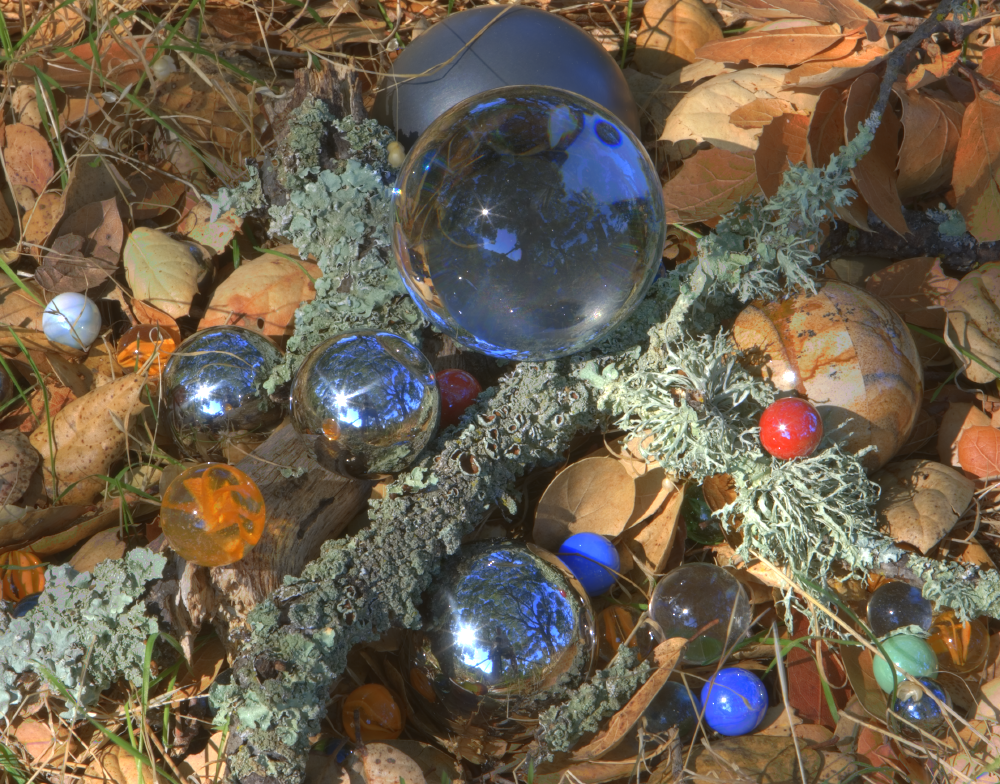
#> input picture hdr-bilder/Balls/Balls_00064.png, 1000 x 784 px
$ python Inpainting.py   (older library calls are emulated)
#> lines starting #> are read from the running program, lines starting #| are printed output that depends on the picture
### src/Poisson.py
import numpy as np
import imageio
import matplotlib.pyplot as plt

iter = 50

def poisson(u_0, n, h=None, lam=None, rand='dericle', mask=None, mode=None, laplace=None, k=1):
    """
    Poisson equation solver implmentation using explicit method
    :param u_0: Initil condition value (initial image)
    :param n: number of iterations
    :param h: optionally specified parameter for controlling the poisson solving result (data attachment)
    :param lam: Optional parameter used with blurring to specify maximal blur
    :param rand: Specifies which rand condition type to use, supported are Derichlet and Neumann. (Derichelt is default)
    :param mask: Optionally specified parameter which allows to mask part of a image so that poisson solving wont affect masked part
    :param mode: (Optional) Specifies mode in which poisson equation is used (only supported mode is "kf" - contrast enhancing)
    :param laplace: Optional parameter to specify laplace of the image
    :param k: Optional, contrast enhancing value used with "kf" mode
    :return:
    """
    d_x = 1
    d_t = 0.25
    alpha = d_t / (d_x ** 2)

    u = np.zeros((u_0.shape[0], u_0.shape[1], n+1))

    u[:, :, 0] = u_0

    if h is None:
        h = np.zeros((u_0.shape[0], u_0.shape[1]))

    if mode == 'kf' and laplace is not None:
        h = k * laplace

    for i in range(n):

        if lam is not None:
            h = lam * (u[:, :, i] - u[:, :, 0])

        u[1:-1, 1:-1, i + 1] = u[1:-1, 1:-1, i] + alpha * (u[:-2, 1:-1, i] + u[2:, 1:-1, i] + u[1:-1, :-2, i] + u[1:-1, 2:, i] - (4 * u[1:-1, 1:-1, i])) - d_t * h[1:-1, 1:-1]
        if rand == 'dericle':
            u[:, 0, i + 1] = u[:, 0, i]
            u[:, -1, i + 1] = u[:, -1, i]
            u[0, :, i + 1] = u[0, :, i]
            u[-1, :, i + 1] = u[-1, :, i]
        elif rand == 'neuman':
            u[0, 0, i+1] = u[0, 0, i] + alpha * ((2 * u[0, 1, i]) +  (2 * u[1, 0, i]) - (4 * u[0, 0, i])) - d_t * h[0, 0]
            u[-1, 0, i + 1] = u[-1, 0, i] + alpha * ((2 * u[-2, 0, i]) + (2 * u[-1, 1, i]) - (4 * u[-1, 0, i])) - d_t * h[-1, 0]
            u[0, -1, i + 1] = u[0, -1, i] + alpha * ((2 * u[0, -2, i]) + (2 * u[1, -1, i]) - (4 * u[0, -1, i])) - d_t * h[0, -1]
            u[-1, -1, i + 1] = u[-1, -1, i] + alpha * ((2 * u[0, -2, i]) + (2 * u[-2, -1, i]) - (4 * u[-1, -1, i])) - d_t * h[-1, -1]
            u[1:-1, 0, i + 1] = u[1:-1, 0, i] + alpha * ((2 * u[1:-1, 1, i]) + u[:-2, 0, i] + u[2:, 0, i] - (4 * u[1:-1, 0, i])) - d_t * h[1:-1, 0]
            u[1:-1, -1, i + 1] = u[1:-1, -1, i] + alpha * ((2 * u[1:-1, -2, i]) + u[:-2, -1, i] + u[2:, -1, i] - (4 * u[1:-1, -1, i])) - d_t * h[1:-1, -1]
            u[0, 1:-1, i + 1] = u[0, 1:-1, i] + alpha * ((2 * u[1, 1:-1, i]) + u[0, :-2, i] + u[0, 2:, i] - (4 * u[0, 1:-1, i])) - d_t * h[0, 1:-1]
            u[-1, 1:-1, i + 1] = u[-1, 1:-1, i] + alpha * ((2 * u[-2, 1:-1, i]) + u[-1, :-2, i] + u[-1, 2:, i] - (4 * u[-1, 1:-1, i])) - d_t * h[-1, 1:-1]
        u[:, :, i+1] = np.clip(u[:, :, i+1], 0, 1)
        print(i)
        if mask is not None:
            f_u = u[:, :, i+1]
            f_u[np.invert(mask[:, :])] = u_0[np.invert(mask[:, :])]
            u[:, :, i+1] = f_u


    return u


# [9 lines that do not run on import are left out]

### src/Inpainting.py
import numpy as np
import imageio
import Poisson as poi
import matplotlib.pyplot as plt
from scipy import ndimage


def get_rand_mask(mask):
    rand_mask = np.zeros((mask.shape[0], mask.shape[1]), dtype=bool)
    for y in range(mask.shape[0]):
        for x in range(mask.shape[1]):
            false_n = False
            true_n = False
            if mask[y, x]:
                if mask[y, x - 1] or mask[y, x + 1] or mask[y - 1, x] or mask[y + 1, x]:
                    true_n = True
                if mask[y, x - 1] == False or mask[y, x + 1] == False or mask[y - 1, x] == False or mask[
                    y + 1, x] == False:
                    false_n = True
                if true_n and false_n:
                    rand_mask[y, x] = True

    return rand_mask


iter = 50

img = imageio.imread('../hdr-bilder/Balls/Balls_00064.png')
#> img is the input picture: shape (784, 1000, 3); mean R, G, B 109.5, 96.4, 78.1
img = np.sum(img.astype(float), 2) / (3 * 255)
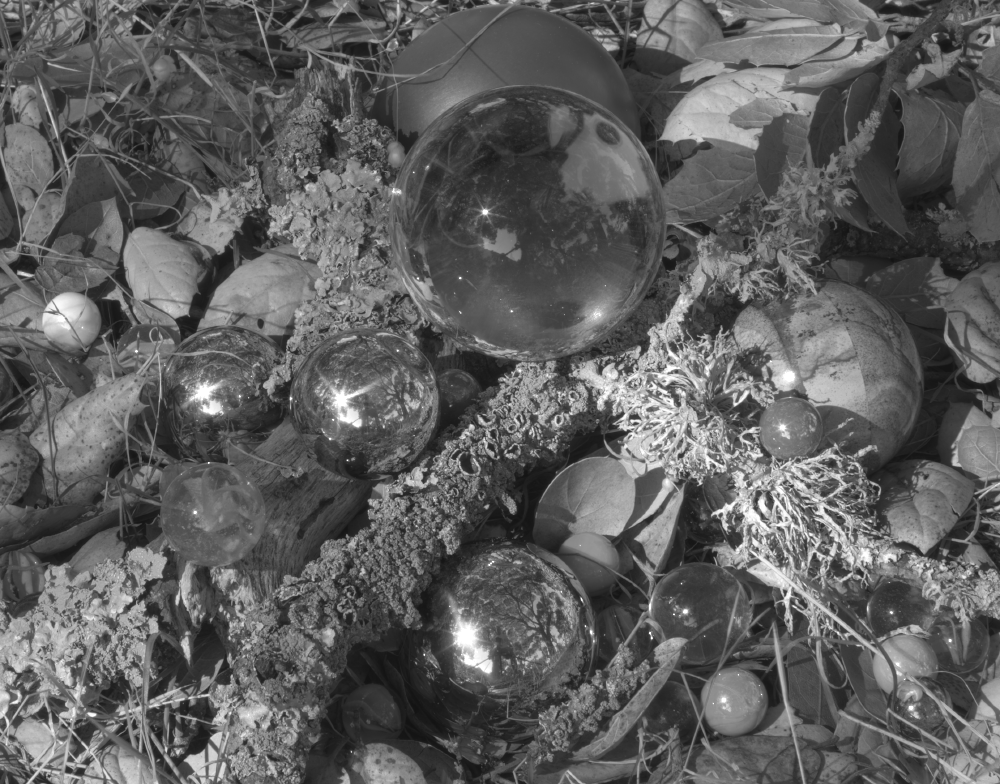
#> img: shape (784, 1000) float64; min 0.0732, max 1, mean 0.371
print(img.shape)
#| (784, 1000)

mask = np.zeros((img.shape[0], img.shape[1]), dtype=bool)
err_mask = np.zeros((img.shape[0], img.shape[1]), dtype=bool)

"""
np.random.seed(999)
x, y = (32*np.random.random((2, 210))).astype(np.int)
img[x, y] = 1
"""

x1 = int(input("point 1 x:"))
#> the answer given: 1
y1 = int(input("point 1 y:"))
#> the answer given: 1
x2 = int(input("point 2 x:"))
#> the answer given: 3
y2 = int(input("point 2 y:"))
#> the answer given: 3

err_x1 = x1+10
err_y1 = y1+10
err_x2 = x2-10
err_y2 = y2-10

err_mask[err_y1:err_y2, err_x1:err_x2] = True

plt.imshow(err_mask[:,:], plt.cm.gray)
plt.show()
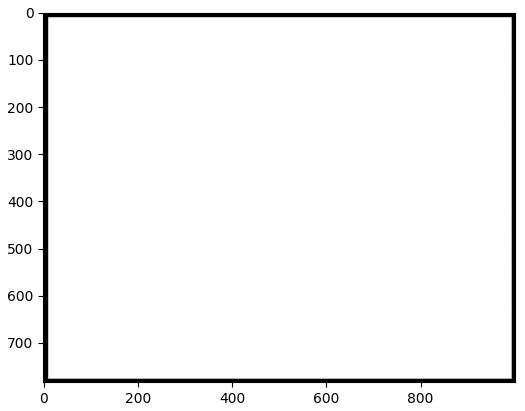
#> figure drawn by matplotlib, 1 panel

mask[y1:y2, x1:x2] = True

plt.imshow(mask[:,:], plt.cm.gray)
plt.show()
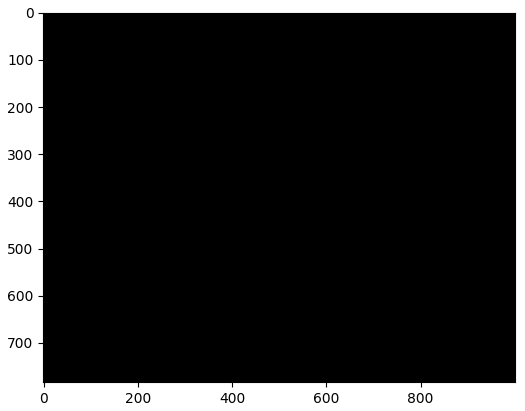
#> figure drawn by matplotlib, 1 panel

img[err_mask[:,:]] = 0
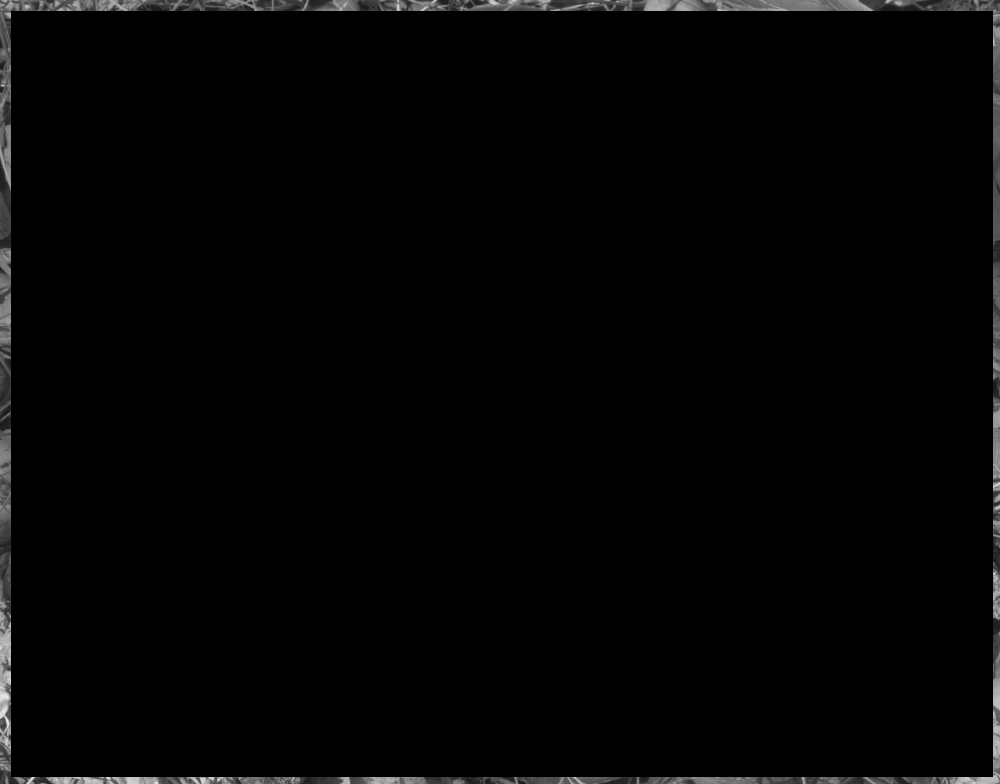
#> img: shape (784, 1000) float64; min 0, max 0.965, mean 0.0156

plt.imshow(img[:,:], plt.cm.gray)
plt.show()


edit_img = poi.poisson(img, iter, mask=mask)


"""
def poisson(u_0, n, h=0, lam=None, rand='dericle'):

    d_x = 1
    d_t = 0.25
    alpha = d_t / (d_x ** 2)

    u = np.zeros((u_0.shape[0], u_0.shape[1], n+1))

    u[:, :, 0] = u_0


    for i in range(n):

        if lam is not None:
            h = lam * (u[1:-1, 1:-1, i] - u[1:-1, 1:-1, 0])

                img_mask er en boolean array hvor 1(true) er i indexen hvor img har hull
                for loopene går igjennom arrayene og blurrer vis verdien er 1


        for y in range(img.shape[1]-1):
            for x in range(img.shape[0]-1):
                if img_mask[x,y] == True:
                    #u[1:-1, 1:-1, i + 1] = u[1:-1, 1:-1, i] + alpha * (u[:-2, 1:-1, i] + u[2:, 1:-1, i] + u[1:-1, :-2, i] + u[1:-1, 2:, i] - (4 * u[1:-1, 1:-1, i])) - d_t * h
                    u[x, y, i + 1] = u[x, y, i] + alpha * (u[x-1, y, i] + u[x+1, y, i] + u[x, y-1, i] + u[x, y+1, i] - (4 * u[x, y, i])) - d_t * h

        if rand == 'dericle':
            u[:, 0, i + 1] = u[:, 0, i]
            u[:, -1, i + 1] = u[:, -1, i]
            u[0, :, i + 1] = u[0, :, i]
            u[-1, :, i + 1] = u[-1, :, i]
        elif rand == 'neuman':
            u[0, 0, i+1] = u[0, 0, i] + alpha * ((2 * u[0, 1, i]) +  (2 * u[1, 0, i]) - (4 * u[0, 0, i])) - d_t * h
            u[-1, 0, i + 1] = u[-1, 0, i] + alpha * ((2 * u[-2, 0, i]) + (2 * u[-1, 1, i]) - (4 * u[-1, 0, i])) - d_t * h
            u[0, -1, i + 1] = u[0, -1, i] + alpha * ((2 * u[0, -2, i]) + (2 * u[1, -1, i]) - (4 * u[0, -1, i])) - d_t * h
            u[-1, -1, i + 1] = u[-1, -1, i] + alpha * ((2 * u[0, -2, i]) + (2 * u[-2, -1, i]) - (4 * u[-1, -1, i])) - d_t * h
            u[1:-1, 0, i + 1] = u[1:-1, 0, i] + alpha * ((2 * u[1:-1, 1, i]) + u[:-2, 0, i] + u[2:, 0, i] - (4 * u[1:-1, 0, i])) - d_t * h
            u[1:-1, -1, i + 1] = u[1:-1, -1, i] + alpha * ((2 * u[1:-1, -2, i]) + u[:-2, -1, i] + u[2:, -1, i] - (4 * u[1:-1, -1, i])) - d_t * h
            u[0, 1:-1, i + 1] = u[0, 1:-1, i] + alpha * ((2 * u[1, 1:-1, i]) + u[0, :-2, i] + u[0, 2:, i] - (4 * u[0, 1:-1, i])) - d_t * h
            u[-1, 1:-1, i + 1] = u[-1, 1:-1, i] + alpha * ((2 * u[-2, 1:-1, i]) + u[-1, :-2, i] + u[-1, 2:, i] - (4 * u[-1, 1:-1, i])) - d_t * h

    return u

"""


plt.imshow(edit_img[:,:, -1], plt.cm.gray)
plt.show()
